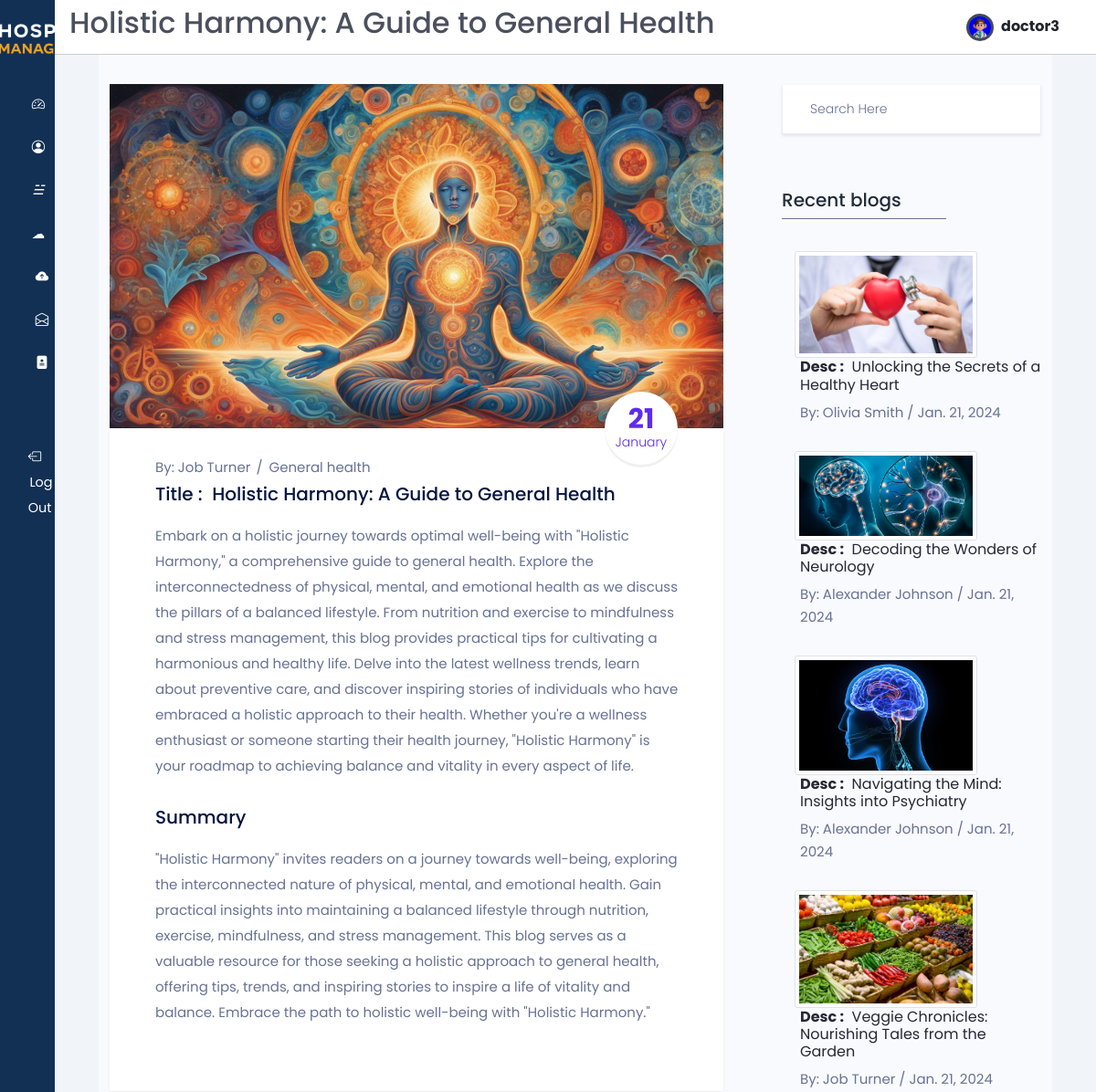
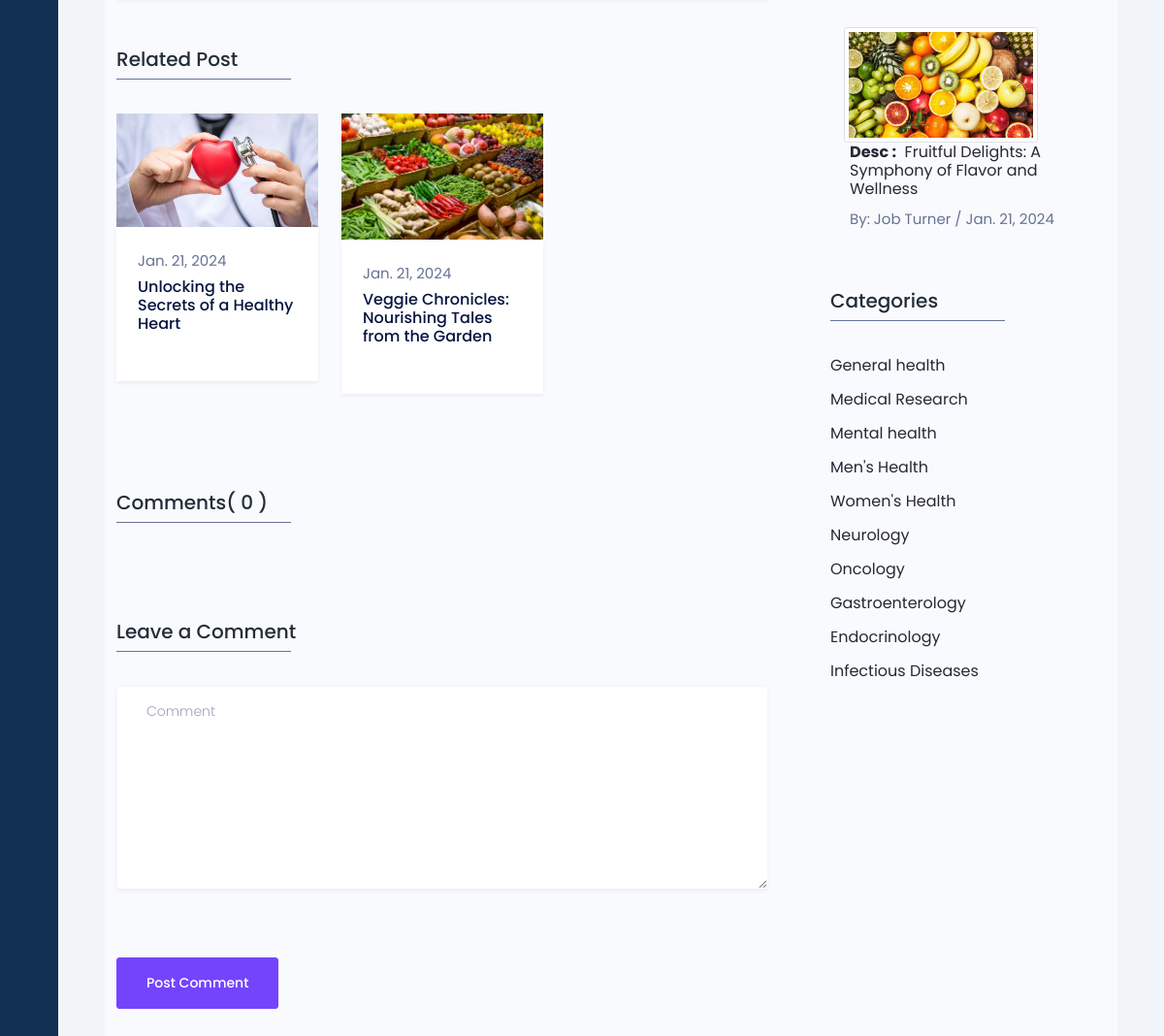
The page /blog/5/ (signed in) on the database its author committed (2 pictures, top to bottom).
### doctors/models.py (models this page shows, shortened)
class Blogs(models.Model):
  blog_id = models.AutoField(primary_key=True)
  title = models.CharField(max_length=255)
  description = models.TextField()
  summary = models.TextField()
  is_published = models.BooleanField(default=False)
  posted_at = models.DateField(default=datetime.now)
  thumbnail = models.ImageField(upload_to="blogs/thumbnail", null=True, blank=True)
  id_category = models.ForeignKey(Category, on_delete=models.PROTECT)
  doctor = models.ForeignKey(Doctors, on_delete=models.CASCADE)
  class Meta:
    verbose_name = "Blog"
    verbose_name_plural = "Blogs"

class Category(models.Model):
  id_category = models.AutoField(primary_key=True)
  name = models.CharField(max_length=50)
  class Meta:
    verbose_name = "Category"
    verbose_name_plural = "Categories"
  def __str__(self):
    return self.name

### users/models.py (models this page shows, shortened)
class Users(AbstractUser):
    email = models.CharField(max_length=50,unique=True)
    username = models.CharField(max_length=50, unique=True)
    password = models.CharField(max_length=200)
    first_name = models.CharField(max_length=50)
    last_name = models.CharField(max_length=50)
    gender_choices = (("Male", "Male"), ("Female", "Female"))
    gender = models.CharField(max_length=10, choices=gender_choices, default="not_known")
    birthday = models.DateField(null=True, blank=True)
    is_doctor = models.BooleanField(default=False)
    profile_avatar = models.ImageField(upload_to="users/profiles", blank=True, default="doctor/profiles/download.png")
    id_address = models.ForeignKey(Address, on_delete=models.CASCADE, null=True)
    class Meta:
      verbose_name = "User"
      verbose_name_plural = "Users"

class Doctors(models.Model):
  user = models.OneToOneField(Users, on_delete=models.CASCADE, primary_key=True)
  specialty = models.ForeignKey(Specialty,on_delete=models.CASCADE)
  bio = models.TextField()
  class Meta:
    verbose_name = "Doctor"
    verbose_name_plural = "Doctors"
  def __str__(self):
      return self.user.get_full_name() or self.user.username

### doctors/views.py (the view)
# urls.py: path('blog/<int:blog_id>/',view_blog,name='blog'),
@login_required(login_url='/login')
def view_blog(request, blog_id):
    base_template = 'patients/base.html'
    if request.user.is_doctor:
      base_template = 'doctors/base.html'
    blog = get_object_or_404(Blogs, blog_id=blog_id)
    related_blogs = Blogs.objects.filter(id_category=blog.id_category, is_published=True).exclude(blog_id=blog_id).order_by('-posted_at')[:3]
    recent_blogs = Blogs.objects.filter(~Q(blog_id=blog_id), is_published=True).order_by('-posted_at')[:5]
    categories = Category.objects.all()
    comments = Comments.objects.filter(blog=blog)
    context = {
        'related_blogs': related_blogs,
        'recent_blogs': recent_blogs,
        'blog': blog,
        'categories': categories,
        'comments': comments,
        'base_template': base_template,
    }
    return render(request, 'doctors/view_blog.html', context)

### templates/doctors/view_blog.html (shortened to what this page needs)
{% extends base_template %}
{% load static %}
{% block page_title %}
  {{ blog.title|slice:":50"|wordwrap:50|default:'' }}{% if blog.title|length > 50 %}...{% endif %}
{% endblock page_title %}
{% block content %}
<main>
  <section class="blog_area sec_pad" style="margin-top:-8%;">
    <div class="container">
      <div class="row">
        <div class="col-lg-8">
          <div class="blog_list_item mb_50">
            <img class="img-fluid" src="{{blog.thumbnail.url}}" alt="" style="height:100%;width:100%;">
            <div class="blog_content">
              <div class="post_date">
                <h2>{{blog.posted_at|date:'d'}} <span>{{blog.posted_at|date:'F'}}</span></h2>
              </div>
              <div class="entry_post_info">
                By: <a href="#">{{blog.doctor}}</a>
                <a href="#">{{blog.id_category}}</a>
              </div>
              <a href="#">
                <h5 class="f_p f_size_20 f_500 t_color mb_20">Title : &nbsp;{{blog.title}}</h5>
              </a>
              <p class="f_400 mb-30">{{blog.description | safe}}</p>
              <a href="#">
                <h5 class="f_p f_size_20 f_500 t_color mb_20">Summary </h5>
                <p class="f_400 mb-30">{{blog.summary | safe}}</p>
              </a>
            </div>
          </div>
          <div class="blog_post">
            <div class="widget_title">
              <h3 class="f_p f_size_20 t_color3">Related Post</h3>
              <div class="border_bottom"></div>
            </div>
            <div class="row">
              {% for blog in related_blogs %}
              <div class="col-lg-4 col-sm-6">
                <div class="blog_post_item">
                  <div class="blog_img">
                    <a href="/blog/{{blog.blog_id}}">
                      <img src="{{blog.thumbnail.url}}" alt="">
                    </a>
                  </div>
                  <div class="blog_content">
                    <div class="entry_post_info">
                      <a href="#">{{blog.posted_at}}</a>
                    </div>
                    <a href="/blog/{{blog.title}}">
                      <h5 class="f_p f_size_16 f_500 t_color">{{blog.title}}</h5>
                    </a>
                  </div>
                </div>
              </div>
              {% endfor %}
            </div>
          </div>
          <div class="widget_title mt_100">
            <h3 class="f_p f_size_20 t_color3"> Comments( {{ comments.count }} )</h3>
            <div class="border_bottom"></div>
          </div>
          <div class="widget_title mt_100">
            <h3 class="f_p f_size_20 t_color3">Leave a Comment</h3>
            <div class="border_bottom"></div>
          </div>
          <form class="get_quote_form row" action="{% url 'comment' %}" method="post">
            <div class="col-md-12 form-group">
              <textarea class="form-control message" name='comment' placeholder="Comment"></textarea>
            </div>
            <div class="col-md-12">
              <button class="btn btn_three btn_hover f_size_15 f_500" type="submit">Post Comment</button>
            </div>
          </form>
        </div>
        <div class="col-lg-4">
          <div class="blog-sidebar">
            <div class="widget sidebar_widget widget_search">
              <form action="{% url 'search_blogs' %}" class="search-form input-group" method='get'>
                <input type="search" class="form-control widget_input" name='keyword' placeholder="Search Here">
              </form>
            </div>
            <div class="widget sidebar_widget widget_recent_post mt_60">
              <div class="widget_title">
                  <h3 class="f_p f_size_20 t_color3">Recent blogs</h3>
                  <div class="border_bottom"></div>
              </div>
              {% for recent_blog in recent_blogs %}
                  <div class="media post_item">
                      <a href="/blog/{{recent_blog.blog_id}}">
                          <img src="{{recent_blog.thumbnail.url}}" style="margin-left:5%;" class='img-responsive img-fluid img-thumbnail' height="75" width="200" alt="">
                      </a>
                      <div class="media-body">
                          <a href="/blog/{{recent_blog.blog_id}}">
                              <h3 class="f_size_16 f_p f_400"><b>Desc :</b> &nbsp;{{recent_blog.title}}</h3>
                          </a>
                          <div class="entry_post_info">
                              By: {{recent_blog.doctor}} / {{recent_blog.posted_at}}
                          </div>
                      </div>
                  </div>
              {% endfor %}
          </div>
            <div class="widget sidebar_widget widget_categorie mt_60">
              <div class="widget_title">
                <h3 class="f_p f_size_20 t_color3">Categories</h3>
                <div class="border_bottom"></div>
              </div>
              <ul class="list-unstyled">
                {% for category in categories %}
                  <li>
                    <a href="/category/{{category.name}}">
                      <span>{{category.name}}</span>
                      <em></em></a>
                  </li>
                {% endfor %}
              </ul>
            </div>
          </div>
        </div>
      </div>
    </div>
  </section>
</main>
{% endblock %}

### templates/doctors/base.html (shortened to what this page needs)
{% load static %}
<!DOCTYPE HTML>
<html lang="en">
<head>
  <link  href="{% static 'css/style-appointments.css' %}" rel="stylesheet">
  <link href="{% static 'css/bootstrap.min.css' %}" rel="stylesheet"/>
  <link href="{% static 'css/base-style.css' %}" rel="stylesheet"/>
  <link rel="stylesheet" href="https://cdn.jsdelivr.net/gh/lykmapipo/themify-icons@0.1.2/css/themify-icons.css">
  <link  href="{% static 'css/style.css' %}" rel="stylesheet">
  <link  href="{% static 'css/bootstrap-icons.css' %}" rel="stylesheet">
  <link  href="{% static 'css/jquery.dataTables.min.css' %}" rel="stylesheet">
  <link  href="{% static 'css/styleblog.css' %}" rel="stylesheet">
  <link  href="{% static 'css/styleblog-responsive.css' %}" rel="stylesheet">
</head>
<body>
  <div class="sidebar">
    <div class="sidebar-header pt-4">
      <div class="text-center my-">
        <img src="{% static 'img/white-logo.png' %}" alt="logo" class="img-fluid" style="max-width: 170px;" />
      </div>
    </div>
    <div class="sidebar-menu">
      <ul>
        <li>
          <a href="{% url 'doctor_dashboard' %}">
            <i class="bi bi-speedometer2 me-2"></i>
          </a>
        </li>
        <li>
          <a href="{% url 'doctor_profile' %}">
            <i class="bi bi-person-circle me-2"></i>
          </a>
        </li>
        <li>
          <a href="{% url 'doctor_blogs' %}">
            <i>&#9777;&nbsp;&nbsp; </i>
          </a>
        </li>
        <li>
          <a href="{% url 'myblogs' %}">
            <i>&#9729;&nbsp;&nbsp;</i>
          </a>
        </li>
        <li>
          <a href="{% url 'upload_blog' %}">
            <i class="bi bi-cloud-arrow-up-fill"></i>
          </a>
        </li>
        <li>
          <a href="{% url 'doctor_drafts' %}">
            <i class="bi bi-envelope-open"></i>
          </a>
        </li>
        <li>
          <a href="{% url 'view_appointments' %}">
            <i class="bi bi-file-medical-fill"></i>
          </a>
        </li>
        <br><br>
        <li>
            <a href="{% url 'logout' %}" class="logout text-dark"data-bs-toggle="tooltip" data-bs-placement="right" title="logout" >
              <i class="bi bi-box-arrow-left me-3"></i>
              <span class="d-none d-md-inline">Log Out</span>
            </a>
        </li>
      </ul>
    </div>
  </div>
  <div class="main-content">
    <header class="d-flex  align-items-center">
      <h2>{% block page_title %}{% endblock page_title %}</h2>
      <a href="{% url 'doctor_profile' %}">
        <img src="{{ request.user.profile_avatar.url }}" style="width: 30px; height: 30px; border-radius: 50%; overflow: hidden; background-color: blue; display: inline-block; vertical-align: middle; border: 3px solid #424a5b;">
        <span class="fw-bold fs-6 ms-1 text-dark me-4">{{ request.user.username|safe | truncatechars:"10" }}</span>
      </a>
    </header>
    {% block content %}
    {% endblock content %}
  </body>
</html>

### static/css/base-style.css (style rules this page uses)
:root { --primary-color: #123053; --secondary-color: #EFA323; }
.main-content a { text-decoration: none !important; }

### static/css/style.css (style rules this page uses)
:root { --main-color: #424a5b; --color-dark: #1D2231; --text-grey: #8390A2; --primary-color: #123053; --secondary-color: #EFA323; }
* { font-family: 'Poppins', sans-serif; margin: 0; padding: 0; text-decoration: none; list-style-type: none; box-sizing: border-box; }
.sidebar { height: 100%; width: 240px; position: fixed; left: 0; top: 0; z-index: 100; background: var(--primary-color); color: #fff; overflow-y: auto; transition: width 500ms; }
.sidebar-header { display: flex; justify-content: space-between; align-items: center; height: 60px; padding: 0rem 1rem; }
.sidebar-menu { padding: 0rem; padding-top: 40px; }
.sidebar li { margin-bottom: 1.2rem; font-size: larger; }
.sidebar a { color: #fff !important; text-decoration: none; font-size: .9rem; }
.sidebar a span:last-child { padding-left: .1rem; }
.main-content { position: relative; margin-left: 240px; transition: margin-left 500ms; }
header { position: fixed; left: 240px; top: 0; z-index: 100; width: calc(100% - 240px); background: #fff; height: 60px; padding: 0rem 1rem; display: flex; align-items: center; justify-content: space-between; border-bottom: 1px solid #ccc; transition: left 500ms; }
main { margin-top: 60px; background: #f1f5f9; min-height: 90vh; padding: 1rem 3rem; }
.text-center { text-align: center; }
@media only screen and (max-width: 1200px) { .sidebar { width: 60px; z-index: 150; } }
@media only screen and (max-width: 1200px) { .sidebar .sidebar-header h3 span, .sidebar li span:last-child { display: none; } }
@media only screen and (max-width: 1200px) { .sidebar .sidebar-header, .sidebar li { display: flex; justify-content: center; } }
@media only screen and (max-width: 1200px) { .main-content { margin-left: 60px; } }
@media only screen and (max-width: 1200px) { .main-content header { left: 60px; width: calc(100% - 60px); } }

### rows shown on the page
Blogs: title "Holistic Harmony: A Guide to General Health", thumbnail (picture), posted_at "21", posted_at "January", doctor "Job Turner", id_category "General health", description "Embark on a holistic journey towards optimal well-being with \"Holistic Harmony,\" a comprehensive guide to general health. Explore the interconnectedness of physical, mental, and emotional health as we discuss the pillars of a balanced lifestyle. From nutrition and exercise to mindfulness and stress management, this blog provides practical tips for cultivating a harmonious and healthy life. Delve into the latest wellness trends, learn about preventive care, and discover inspiring stories of individuals who have embraced a holistic approach to their health. Whether you're a wellness enthusiast or someone starting their health journey, \"Holistic Harmony\" is your roadmap to achieving balance…", summary "\"Holistic Harmony\" invites readers on a journey towards well-being, exploring the interconnected nature of physical, mental, and emotional health. Gain practical insights into maintaining a balanced lifestyle through nutrition, exercise, mindfulness, and stress management. This blog serves as a valuable resource for those seeking a holistic approach to general health, offering tips, trends, and inspiring stories to inspire a life of vitality and balance. Embrace the path to holistic well-being with \"Holistic Harmony.\""
Users: user.profile_avatar (picture), user.username "doctor3"
Blogs: thumbnail (picture), posted_at "Jan. 21, 2024", title "Unlocking the Secrets of a Healthy Heart", doctor "Olivia Smith"
Blogs: thumbnail (picture), posted_at "Jan. 21, 2024", title "Veggie Chronicles: Nourishing Tales from the Garden", doctor "Job Turner"
Blogs: thumbnail (picture), title "Decoding the Wonders of Neurology", doctor "Alexander Johnson", posted_at "Jan. 21, 2024"
Blogs: thumbnail (picture), title "Navigating the Mind: Insights into Psychiatry", doctor "Alexander Johnson", posted_at "Jan. 21, 2024"
Blogs: thumbnail (picture), title "Fruitful Delights: A Symphony of Flavor and Wellness", doctor "Job Turner", posted_at "Jan. 21, 2024"
Category: name "General health"
Category: name "Medical Research"
Category: name "Mental health"
Category: name "Men's Health"
Category: name "Women's Health"
Category: name "Neurology"
Category: name "Oncology"
Category: name "Gastroenterology"
Category: name "Endocrinology"
Category: name "Infectious Diseases"

### other values the page prints
{{ comments.count }} "0"
